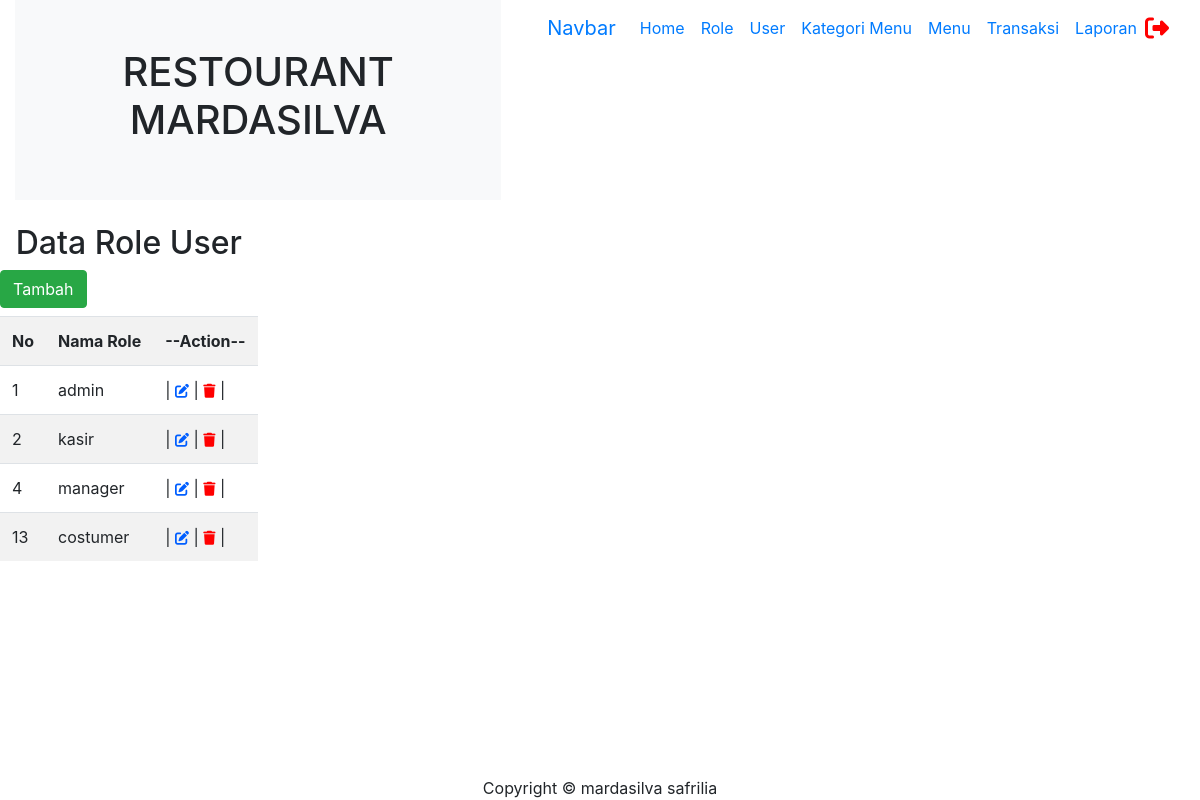
/admin/layout/admin.php?page=role_user (signed in), run on the app's committed database.
### tables this page shows
CREATE TABLE `role_user` (
  `id_role_user` int(11) NOT NULL,
  `nama_role_user` varchar(20) NOT NULL
);

### admin/role_user/role_user.php (the view, shortened to what this page needs)
<br>
<center><h2>Data Role User</h2></center>
<a href="?page=role-create">
     <button class="btn btn-success mb-2">Tambah</button></a>
<table class="table table-striped">
     <tr>
          <th>No</th>
          <th>Nama Role</th>
          <th>--Action--</th>
     </tr>
     <?php
     $query = $koneksi->query(" SELECT * FROM role_user");
     while ($hasil = $query->fetch_object())
     {
          ?>
          <tr>
               <td><?= $hasil->id_role_user ?></td>
               <td><?= $hasil->nama_role_user ?></td>
               <td>|
                    <a style="text-decoration:none" href="?page=role-edit&id_role_user=<?= $hasil->id_role_user?>">
                    <i class="fa-solid fa-pen-to-square fa-sm" style="color: #005eff;"></i>
                    </a>
                    |
                    <a style="text-decoration:none" href="?page=role-delete&id_role_user=<?= $hasil->id_role_user ?>">
                         <i class="fa-solid fa-trash fa-sm" style="color: #ff0000;"></i>
                    </a>|
               </td>
          </tr>
          <?php
     }
     ?>
</table>
<br>
<br>

### data on the page
role_user: id_role_user "1", nama_role_user "admin"
role_user: id_role_user "2", nama_role_user "kasir"
role_user: id_role_user "4", nama_role_user "manager"
role_user: id_role_user "13", nama_role_user "costumer"
